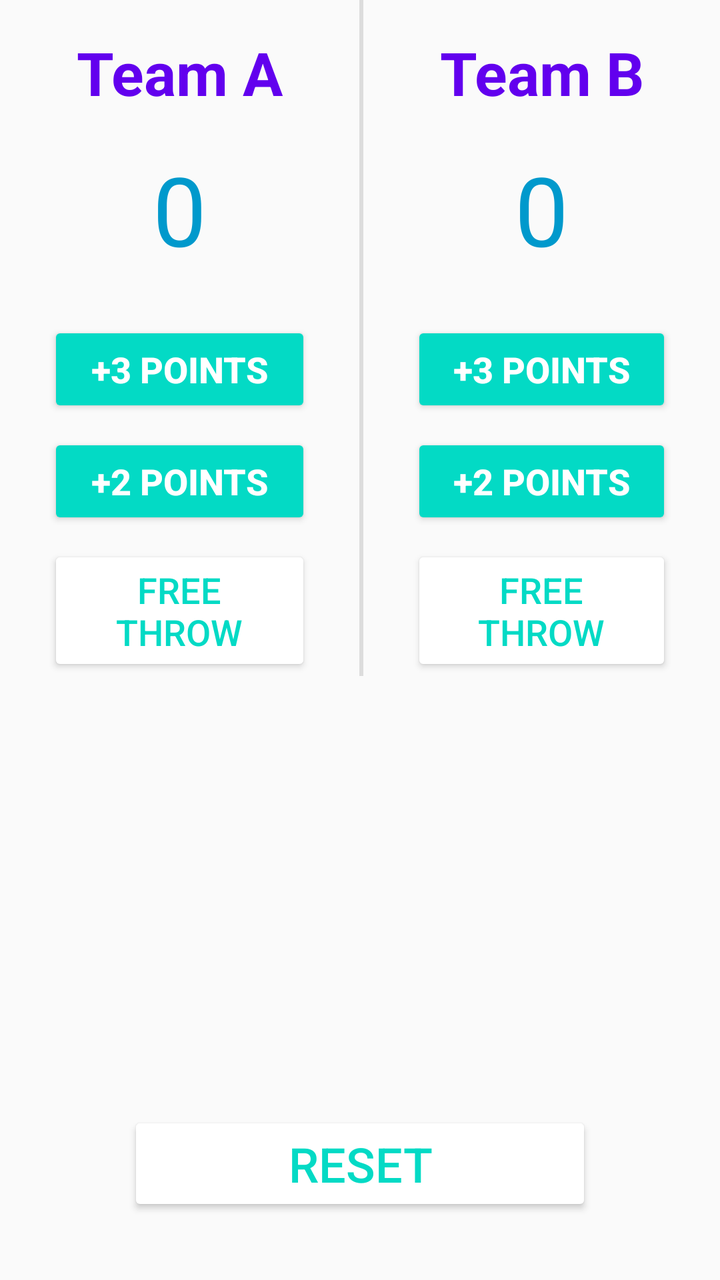
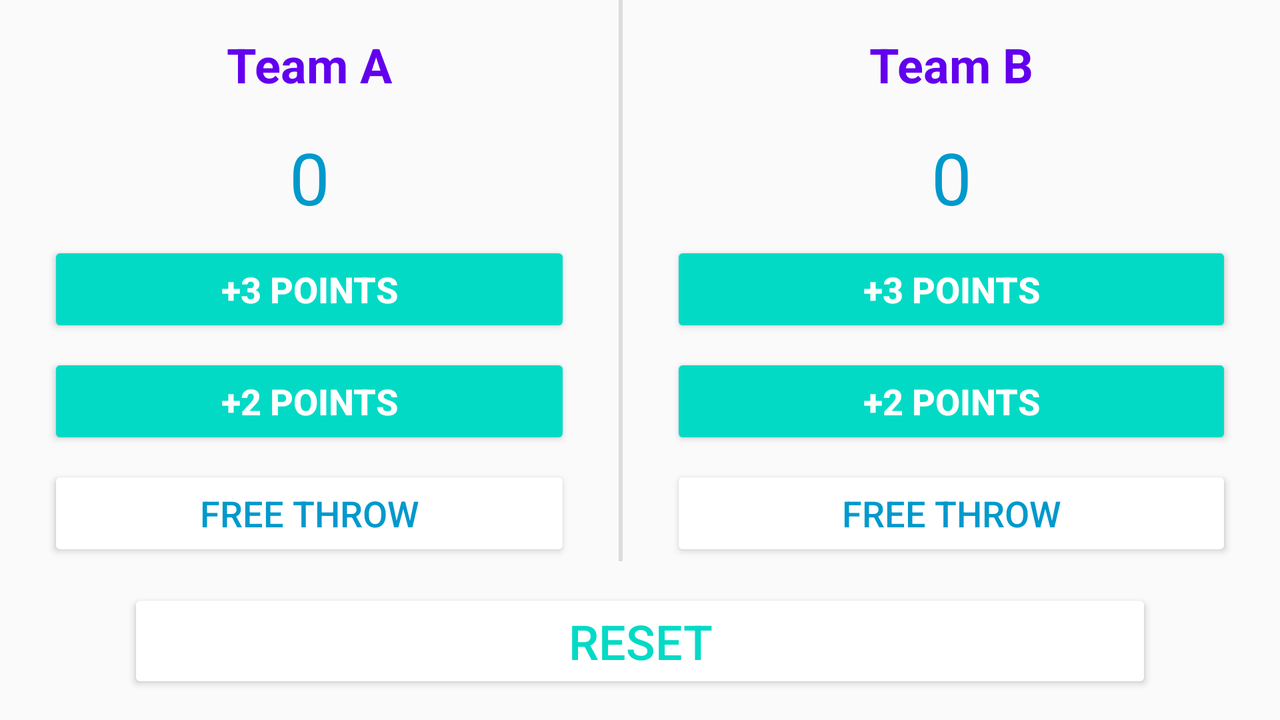

The same Android screen from two of the app's own layout files: first res/layout/ as a phone draws it, then the repository's variant for another configuration, drawn on a device whose configuration selects that folder. Both files follow.
<!-- AndroidManifest.xml: application theme AppTheme -->
<!-- res/layout/activity_counter.xml -->
<?xml version="1.0" encoding="utf-8"?>
<android.support.constraint.ConstraintLayout xmlns:android="http://schemas.android.com/apk/res/android"
    xmlns:app="http://schemas.android.com/apk/res-auto"
    xmlns:tools="http://schemas.android.com/tools"
    android:id="@+id/linearLayout"
    android:layout_width="match_parent"
    android:layout_height="match_parent"
    android:orientation="horizontal"
    android:visibility="visible"
    tools:context=".RateActivity">

    <TextView
        android:id="@+id/TeamB"
        android:layout_width="wrap_content"
        android:layout_height="wrap_content"
        android:layout_marginEnd="8dp"
        android:layout_marginStart="8dp"
        android:layout_marginTop="16dp"
        android:text="@string/TeamB"
        android:textColor="?attr/colorPrimary"
        android:textSize="30sp"
        android:textStyle="bold"
        app:layout_constraintEnd_toEndOf="parent"
        app:layout_constraintStart_toEndOf="@+id/divider"
        app:layout_constraintTop_toTopOf="parent" />

    <TextView
        android:id="@+id/ScoreB"
        android:layout_width="wrap_content"
        android:layout_height="wrap_content"
        android:layout_marginTop="16dp"
        android:text="@string/orginscore"
        android:textColor="@android:color/holo_blue_dark"
        android:textSize="48sp"
        app:layout_constraintEnd_toEndOf="parent"
        app:layout_constraintStart_toEndOf="@+id/divider"
        app:layout_constraintTop_toBottomOf="@+id/TeamB" />

    <Button
        android:id="@+id/Bplus3"
        style="@style/Widget.AppCompat.Button.Colored"
        android:layout_width="0dp"
        android:layout_height="wrap_content"
        android:layout_gravity="center"
        android:layout_marginEnd="24dp"
        android:layout_marginStart="24dp"
        android:layout_marginTop="24dp"
        android:layout_weight="1.0"
        android:text="@string/score3"
        android:textAllCaps="false"
        android:textSize="18sp"
        android:textStyle="bold"
        app:layout_constraintEnd_toEndOf="parent"
        app:layout_constraintHorizontal_bias="0.0"
        app:layout_constraintStart_toEndOf="@+id/divider"
        app:layout_constraintTop_toBottomOf="@+id/ScoreB" />

    <Button
        android:id="@+id/Bplus2"
        style="@style/Widget.AppCompat.Button.Colored"
        android:layout_width="0dp"
        android:layout_height="wrap_content"
        android:layout_gravity="center"
        android:layout_marginEnd="24dp"
        android:layout_marginStart="24dp"
        android:layout_marginTop="8dp"
        android:text="@string/score2"
        android:textAllCaps="false"
        android:textSize="18sp"
        android:textStyle="bold"
        app:layout_constraintEnd_toEndOf="parent"
        app:layout_constraintStart_toEndOf="@+id/divider"
        app:layout_constraintTop_toBottomOf="@+id/Bplus3" />

    <Button
        android:id="@+id/Bfreethrow"
        style="@style/Widget.AppCompat.Button"
        android:layout_width="0dp"
        android:layout_height="wrap_content"
        android:layout_gravity="center"
        android:layout_marginEnd="24dp"
        android:layout_marginStart="24dp"
        android:layout_marginTop="8dp"
        android:text="@string/freethrow"
        android:textColor="?attr/colorAccent"
        android:textSize="18sp"
        app:layout_constraintEnd_toEndOf="parent"
        app:layout_constraintHorizontal_bias="0.52"
        app:layout_constraintStart_toEndOf="@+id/divider"
        app:layout_constraintTop_toBottomOf="@+id/Bplus2" />

    <TextView
        android:id="@+id/TeamA"
        android:layout_width="wrap_content"
        android:layout_height="wrap_content"
        android:layout_marginEnd="8dp"
        android:layout_marginStart="8dp"
        android:layout_marginTop="16dp"
        android:text="@string/TeamA"
        android:textColor="?attr/colorPrimary"
        android:textSize="30sp"
        android:textStyle="bold"
        app:layout_constraintEnd_toStartOf="@+id/divider"
        app:layout_constraintStart_toStartOf="parent"
        app:layout_constraintTop_toTopOf="parent" />

    <TextView
        android:id="@+id/ScoreA"
        android:layout_width="wrap_content"
        android:layout_height="wrap_content"
        android:layout_marginTop="16dp"
        android:text="@string/orginscore"
        android:textColor="@android:color/holo_blue_dark"
        android:textSize="48sp"
        app:layout_constraintEnd_toStartOf="@+id/divider"
        app:layout_constraintStart_toStartOf="parent"
        app:layout_constraintTop_toBottomOf="@+id/TeamA" />

    <Button
        android:id="@+id/Aplus3"
        style="@style/Widget.AppCompat.Button.Colored"
        android:layout_width="0dp"
        android:layout_height="wrap_content"
        android:layout_gravity="center"
        android:layout_marginEnd="24dp"
        android:layout_marginStart="24dp"
        android:layout_marginTop="24dp"
        android:onClick="onClick"
        android:text="@string/score3"
        android:textAllCaps="false"
        android:textSize="18sp"
        android:textStyle="bold"
        app:layout_constraintEnd_toStartOf="@+id/divider"
        app:layout_constraintHorizontal_bias="0.53"
        app:layout_constraintStart_toStartOf="parent"
        app:layout_constraintTop_toBottomOf="@+id/ScoreA" />

    <Button
        android:id="@+id/Aplus2"
        style="@style/Widget.AppCompat.Button.Colored"
        android:layout_width="0dp"
        android:layout_height="wrap_content"
        android:layout_gravity="center"
        android:layout_marginEnd="24dp"
        android:layout_marginStart="24dp"
        android:layout_marginTop="8dp"
        android:text="@string/score2"
        android:textAllCaps="false"
        android:textSize="18sp"
        android:textStyle="bold"
        app:layout_constraintEnd_toStartOf="@+id/divider"
        app:layout_constraintHorizontal_bias="0.0"
        app:layout_constraintStart_toStartOf="parent"
        app:layout_constraintTop_toBottomOf="@+id/Aplus3" />

    <Button
        android:id="@+id/Afreethrow"
        style="@style/Widget.AppCompat.Button"
        android:layout_width="0dp"
        android:layout_height="wrap_content"
        android:layout_gravity="center"
        android:layout_marginEnd="24dp"
        android:layout_marginStart="24dp"
        android:layout_marginTop="8dp"
        android:text="@string/freethrow"
        android:textColor="?attr/colorAccent"
        android:textSize="18sp"
        app:layout_constraintEnd_toStartOf="@+id/divider"
        app:layout_constraintHorizontal_bias="0.441"
        app:layout_constraintStart_toStartOf="parent"
        app:layout_constraintTop_toBottomOf="@+id/Aplus2" />

    <View
        android:id="@+id/divider"
        android:layout_width="2dp"
        android:layout_height="wrap_content"
        android:layout_marginEnd="8dp"
        android:layout_marginStart="32dp"
        android:layout_marginTop="16dp"
        android:background="?android:attr/listDivider"
        app:layout_constraintBottom_toBottomOf="@+id/Bfreethrow"
        app:layout_constraintEnd_toEndOf="parent"
        app:layout_constraintHorizontal_bias="0.464"
        app:layout_constraintStart_toStartOf="parent"
        app:layout_constraintTop_toTopOf="parent"
        app:layout_constraintVertical_bias="1.0" />

    <Button
        android:id="@+id/RESET"
        style="@style/Widget.AppCompat.Button"
        android:layout_width="0dp"
        android:layout_height="wrap_content"
        android:layout_gravity="center"
        android:layout_marginBottom="32dp"
        android:layout_marginEnd="64dp"
        android:layout_marginStart="64dp"
        android:text="@string/reset"
        android:textColor="?attr/colorAccent"
        android:textSize="24sp"
        app:layout_constraintBottom_toBottomOf="parent"
        app:layout_constraintEnd_toEndOf="parent"
        app:layout_constraintHorizontal_bias="0.0"
        app:layout_constraintStart_toStartOf="parent" />


</android.support.constraint.ConstraintLayout>
<!-- resources referenced by this layout -->
<resources>
  <string name="TeamA">Team A</string>
  <string name="TeamB">Team B</string>
  <string name="freethrow">FREE THROW</string>
  <string name="orginscore">0</string>
  <string name="reset">RESET</string>
  <string name="score2">+2 POINTS</string>
  <string name="score3">+3 POINTS</string>
  <style name="AppTheme" parent="Base.Theme.AppCompat.Light.DarkActionBar">
          
          <item name="colorPrimary">@color/colorPrimary</item>
          <item name="colorPrimaryDark">@color/colorPrimaryDark</item>
          <item name="colorAccent">@color/colorAccent</item>
          <item name="colorButtonNormal">@android:color/white</item>
      </style>
</resources>
<!-- res/layout-land/activity_counter.xml (the repository's variant of the layout above) -->
<!-- drawn on the phone turned sideways -->
<?xml version="1.0" encoding="utf-8"?>
<android.support.constraint.ConstraintLayout xmlns:android="http://schemas.android.com/apk/res/android"
    xmlns:app="http://schemas.android.com/apk/res-auto"
    xmlns:tools="http://schemas.android.com/tools"
    android:id="@+id/linearLayout"
    android:layout_width="match_parent"
    android:layout_height="match_parent"
    android:orientation="horizontal"
    android:visibility="visible"
    tools:context=".RateActivity">

    <TextView
        android:id="@+id/TeamB"
        android:layout_width="wrap_content"
        android:layout_height="wrap_content"
        android:layout_marginEnd="8dp"
        android:layout_marginStart="8dp"
        android:layout_marginTop="16dp"
        android:text="@string/TeamB"
        android:textColor="?attr/colorPrimary"
        android:textSize="24sp"
        android:textStyle="bold"
        app:layout_constraintEnd_toEndOf="parent"
        app:layout_constraintStart_toEndOf="@+id/divider"
        app:layout_constraintTop_toTopOf="parent" />

    <TextView
        android:id="@+id/ScoreB"
        android:layout_width="wrap_content"
        android:layout_height="wrap_content"
        android:layout_marginTop="16dp"
        android:text="@string/orginscore"
        android:textColor="@android:color/holo_blue_dark"
        android:textSize="36sp"
        app:layout_constraintEnd_toEndOf="parent"
        app:layout_constraintStart_toEndOf="@+id/divider"
        app:layout_constraintTop_toBottomOf="@+id/TeamB" />

    <Button
        android:id="@+id/Bplus3"
        style="@style/Widget.AppCompat.Button.Colored"
        android:layout_width="0dp"
        android:layout_height="wrap_content"
        android:layout_gravity="center"
        android:layout_marginEnd="24dp"
        android:layout_marginStart="24dp"
        android:layout_marginTop="8dp"
        android:layout_weight="1.0"
        android:text="@string/score3"
        android:textAllCaps="false"
        android:textSize="18sp"
        android:textStyle="bold"
        app:layout_constraintEnd_toEndOf="parent"
        app:layout_constraintHorizontal_bias="0.0"
        app:layout_constraintStart_toEndOf="@+id/divider"
        app:layout_constraintTop_toBottomOf="@+id/ScoreB" />

    <Button
        android:id="@+id/Bplus2"
        style="@style/Widget.AppCompat.Button.Colored"
        android:layout_width="0dp"
        android:layout_height="wrap_content"
        android:layout_gravity="center"
        android:layout_marginEnd="24dp"
        android:layout_marginStart="24dp"
        android:layout_marginTop="8dp"
        android:text="@string/score2"
        android:textAllCaps="false"
        android:textSize="18sp"
        android:textStyle="bold"
        app:layout_constraintEnd_toEndOf="parent"
        app:layout_constraintStart_toEndOf="@+id/divider"
        app:layout_constraintTop_toBottomOf="@+id/Bplus3" />

    <Button
        android:id="@+id/Bfreethrow"
        style="@style/Widget.AppCompat.Button"
        android:layout_width="0dp"
        android:layout_height="wrap_content"
        android:layout_gravity="center"
        android:layout_marginEnd="24dp"
        android:layout_marginStart="24dp"
        android:layout_marginTop="8dp"
        android:text="@string/freethrow"
        android:textColor="@android:color/holo_blue_dark"
        android:textSize="18sp"
        app:layout_constraintEnd_toEndOf="parent"
        app:layout_constraintHorizontal_bias="0.52"
        app:layout_constraintStart_toEndOf="@+id/divider"
        app:layout_constraintTop_toBottomOf="@+id/Bplus2" />

    <TextView
        android:id="@+id/TeamA"
        android:layout_width="wrap_content"
        android:layout_height="wrap_content"
        android:layout_marginEnd="8dp"
        android:layout_marginStart="8dp"
        android:layout_marginTop="16dp"
        android:text="@string/TeamA"
        android:textColor="?attr/colorPrimary"
        android:textSize="24sp"
        android:textStyle="bold"
        app:layout_constraintEnd_toStartOf="@+id/divider"
        app:layout_constraintStart_toStartOf="parent"
        app:layout_constraintTop_toTopOf="parent" />

    <TextView
        android:id="@+id/ScoreA"
        android:layout_width="wrap_content"
        android:layout_height="wrap_content"
        android:layout_marginTop="16dp"
        android:text="@string/orginscore"
        android:textColor="@android:color/holo_blue_dark"
        android:textSize="36sp"
        app:layout_constraintEnd_toStartOf="@+id/divider"
        app:layout_constraintStart_toStartOf="parent"
        app:layout_constraintTop_toBottomOf="@+id/TeamA" />

    <Button
        android:id="@+id/Aplus3"
        style="@style/Widget.AppCompat.Button.Colored"
        android:layout_width="0dp"
        android:layout_height="wrap_content"
        android:layout_gravity="center"
        android:layout_marginEnd="24dp"
        android:layout_marginStart="24dp"
        android:layout_marginTop="8dp"
        android:onClick="onClick"
        android:text="@string/score3"
        android:textAllCaps="false"
        android:textSize="18sp"
        android:textStyle="bold"
        app:layout_constraintEnd_toStartOf="@+id/divider"
        app:layout_constraintHorizontal_bias="0.53"
        app:layout_constraintStart_toStartOf="parent"
        app:layout_constraintTop_toBottomOf="@+id/ScoreA" />

    <Button
        android:id="@+id/Aplus2"
        style="@style/Widget.AppCompat.Button.Colored"
        android:layout_width="0dp"
        android:layout_height="wrap_content"
        android:layout_gravity="center"
        android:layout_marginEnd="24dp"
        android:layout_marginStart="24dp"
        android:layout_marginTop="8dp"
        android:text="@string/score2"
        android:textAllCaps="false"
        android:textSize="18sp"
        android:textStyle="bold"
        app:layout_constraintEnd_toStartOf="@+id/divider"
        app:layout_constraintHorizontal_bias="0.0"
        app:layout_constraintStart_toStartOf="parent"
        app:layout_constraintTop_toBottomOf="@+id/Aplus3" />

    <Button
        android:id="@+id/Afreethrow"
        style="@style/Widget.AppCompat.Button"
        android:layout_width="0dp"
        android:layout_height="wrap_content"
        android:layout_gravity="center"
        android:layout_marginEnd="24dp"
        android:layout_marginStart="24dp"
        android:layout_marginTop="8dp"
        android:text="@string/freethrow"
        android:textColor="@android:color/holo_blue_dark"
        android:textSize="18sp"
        app:layout_constraintEnd_toStartOf="@+id/divider"
        app:layout_constraintHorizontal_bias="0.441"
        app:layout_constraintStart_toStartOf="parent"
        app:layout_constraintTop_toBottomOf="@+id/Aplus2" />

    <View
        android:id="@+id/divider"
        android:layout_width="2dp"
        android:layout_height="wrap_content"
        android:layout_marginEnd="8dp"
        android:layout_marginStart="32dp"
        android:layout_marginTop="16dp"
        android:background="?android:attr/listDivider"
        app:layout_constraintBottom_toBottomOf="@+id/Bfreethrow"
        app:layout_constraintEnd_toEndOf="parent"
        app:layout_constraintHorizontal_bias="0.464"
        app:layout_constraintStart_toStartOf="parent"
        app:layout_constraintTop_toTopOf="parent"
        app:layout_constraintVertical_bias="1.0" />

    <Button
        android:id="@+id/RESET"
        style="@style/Widget.AppCompat.Button"
        android:layout_width="0dp"
        android:layout_height="wrap_content"
        android:layout_gravity="center"
        android:layout_marginBottom="8dp"
        android:layout_marginEnd="64dp"
        android:layout_marginStart="64dp"
        android:layout_marginTop="8dp"
        android:text="@string/reset"
        android:textColor="?attr/colorAccent"
        android:textSize="24sp"
        app:layout_constraintBottom_toBottomOf="parent"
        app:layout_constraintEnd_toEndOf="parent"
        app:layout_constraintHorizontal_bias="0.0"
        app:layout_constraintStart_toStartOf="parent"
        app:layout_constraintTop_toBottomOf="@+id/divider" />


</android.support.constraint.ConstraintLayout>
